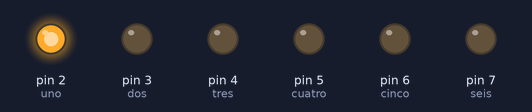
Simulated run of this sketch. Board: Arduino Uno, built with avr-gcc and run on an emulated ATmega328P. Parts: output pins drawn as LEDs (lit = HIGH).

Above: at 0.1 s.
At 0.5 s:
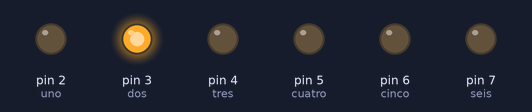
At 0.9 s:
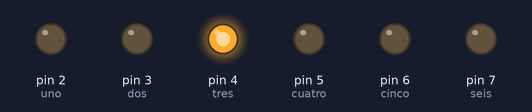
At 1.7 s:
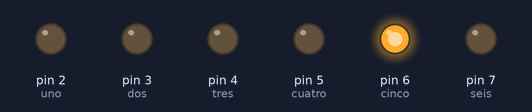
At 3.1 s:
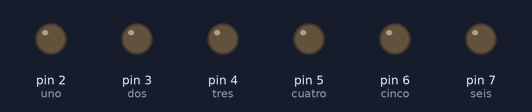
At 6.1 s:
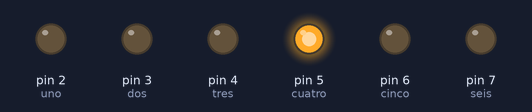
Timing chart, 0 to 6.4 s (numbered marks = the images above):
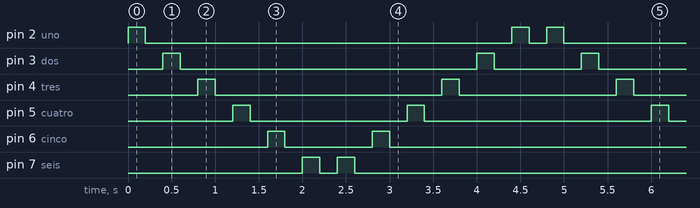

Measured:
- by itself, pin 2 (uno): repeats every 4.8 s: LOW 4.2 s, HIGH 0.20 s, LOW 0.20 s, HIGH 0.20 s
- by itself, pin 3 (dos): repeats every 4.8 s: LOW 3.4 s, HIGH 0.20 s, LOW 1.0 s, HIGH 0.20 s
- by itself, pin 4 (tres): repeats every 4.8 s: LOW 2.6 s, HIGH 0.20 s, LOW 1.8 s, HIGH 0.20 s
- by itself, pin 5 (cuatro): repeats every 4.8 s: LOW 1.8 s, HIGH 0.20 s, LOW 2.6 s, HIGH 0.20 s
- by itself, pin 6 (cinco): repeats every 4.8 s: LOW 1.0 s, HIGH 0.20 s, LOW 3.4 s, HIGH 0.20 s
- by itself, pin 7 (seis): repeats every 4.8 s: LOW 0.20 s, HIGH 0.20 s, LOW 4.2 s, HIGH 0.20 s

The sketch:

semaforo.ino
```cpp
//Declaracion de variables
int rojo = 13;
int amarillo = 9;
int verde = 11;

int uno = 2;
int dos = 3;
int tres = 4;
int cuatro = 5;
int cinco = 6;
int seis= 7;


void setup() {
  //Diciendo que pines analgos se van a ocupar
  pinMode(uno, OUTPUT);
  pinMode(dos, OUTPUT);
  pinMode(tres, OUTPUT);
  pinMode(cuatro, OUTPUT);
  pinMode(cinco, OUTPUT);
  pinMode(seis, OUTPUT);

}

void loop() {
  //semaforo
  /*
  digitalWrite(verde, HIGH);
  delay(4000);
  digitalWrite(verde, LOW);

  digitalWrite(amarillo, HIGH);
  delay(3000);
  digitalWrite(amarillo,LOW);
  delay(500);
  digitalWrite(amarillo,HIGH);
  delay(500);
  digitalWrite(amarillo,LOW);
  delay(500);
  digitalWrite(amarillo,HIGH);
  delay(500);
  digitalWrite(amarillo,LOW);

  digitalWrite(rojo,HIGH);
  delay(6000);
  digitalWrite(rojo,LOW);
  */

  //=====>
  //<=====
  digitalWrite(uno,HIGH);
  delay(200);
  digitalWrite(uno,LOW);
  delay(200);
  digitalWrite(dos,HIGH);
  delay(200);
  digitalWrite(dos,LOW);
  delay(200);
  digitalWrite(tres,HIGH);
  delay(200);
  digitalWrite(tres,LOW);
  delay(200);
  digitalWrite(cuatro,HIGH);
  delay(200);
  digitalWrite(cuatro,LOW);
  delay(200);
  digitalWrite(cinco,HIGH);
  delay(200);
  digitalWrite(cinco,LOW);
  delay(200);
  digitalWrite(seis,HIGH);
  delay(200);
  digitalWrite(seis,LOW);
  delay(200);

  digitalWrite(seis,HIGH);
  delay(200);
  digitalWrite(seis,LOW);
  delay(200);
  digitalWrite(cinco,HIGH);
  delay(200);
  digitalWrite(cinco,LOW);
  delay(200);
  digitalWrite(cuatro,HIGH);
  delay(200);
  digitalWrite(cuatro,LOW);
  delay(200);
  digitalWrite(tres,HIGH);
  delay(200);
  digitalWrite(tres,LOW);
  delay(200);
  digitalWrite(dos,HIGH);
  delay(200);
  digitalWrite(dos,LOW);
  delay(200);
  digitalWrite(uno,HIGH);
  delay(200);
  digitalWrite(uno,LOW);
  delay(200);


}
```
